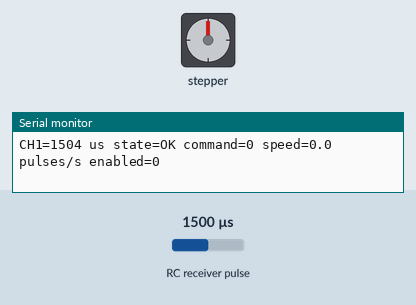
Bench run of a sketch on a simulated Arduino Uno, built with avr-gcc and run on an emulated ATmega328P. Shown: stepper motor, the last lines printed to the serial monitor. Wiring (inferred from the names in the program): RC receiver channel: data pin 2; stepper motor driver (200 steps per turn assumed): step pin 8; direction pin 9; enable pin 10. The test bench sets the inputs (shaded band); at power-on: RC receiver pulse 1500 µs.

Above: at 1.2 s.
1.3 s: RC receiver pulse (sensor on pin 2) set to 1020 µs
At 4.2 s:
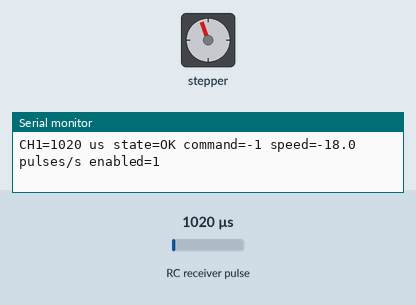
4.3 s: RC receiver pulse (sensor on pin 2) set to 1250 µs
At 5.3 s:
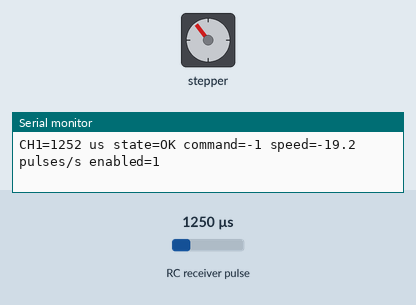
7.3 s: RC receiver pulse (sensor on pin 2) set to 1750 µs
10.3 s: RC receiver pulse (sensor on pin 2) set to 1980 µs
13.3 s: RC receiver pulse (sensor on pin 2) set to 1500 µs
At 14.0 s:
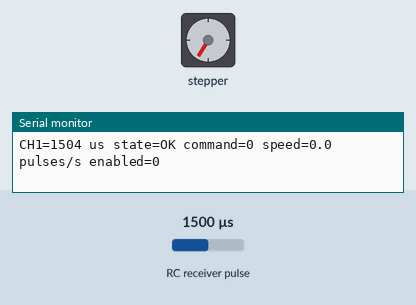
Timing chart, 0 to 15.8 s (numbered marks = the images above; inputs shaded):
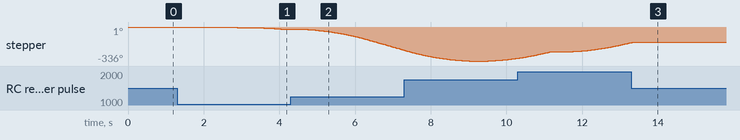

The sketch:

arduino_uno_ch1.ino
```cpp
#include <Arduino.h>
#include <math.h>
#include <util/atomic.h>

// Arduino Uno R3 / ATmega328P, 5 V logic.
// Receiver CH1 -> D2. DM556 PUL+ -> D8, DIR+ -> D9, ENA+ -> D10.
// DM556 PUL-, DIR-, ENA- -> Uno GND. Use only one controller per driver.

constexpr uint8_t RC_PIN = 2;
constexpr uint8_t STEP_PIN = 8;
constexpr uint8_t DIR_PIN = 9;
constexpr uint8_t ENABLE_PIN = 10;

// For the documented common-cathode DM556 connection.
constexpr uint8_t DRIVER_ENABLE_LEVEL = LOW;
constexpr uint8_t DRIVER_DISABLE_LEVEL = HIGH;

constexpr uint32_t RC_MIN_US = 1000;
constexpr uint32_t RC_REVERSE_US = 1400;
constexpr uint32_t RC_FORWARD_US = 1600;
constexpr uint32_t RC_MAX_US = 2000;
constexpr uint32_t RC_TIMEOUT_US = 200000UL;

constexpr float MAX_STEP_SPEED = 60.0f;  // STEP pulses per second
constexpr float STEP_ACCEL = 30.0f;      // STEP pulses per second squared
constexpr uint32_t ENABLE_DELAY_US = 300000UL;
constexpr uint8_t DIR_SETUP_US = 10;
constexpr uint8_t STEP_PULSE_US = 5;

volatile uint32_t rcRiseUs = 0;
volatile uint32_t rcLastPulseUs = 0;
volatile uint32_t rcWidthUs = 0;
volatile bool rcSawRise = false;
volatile bool rcReceived = false;

struct RcSignal {
    uint32_t widthUs;
    uint32_t ageUs;
    bool received;
    bool valid;
};

bool driverEnabled = false;
int commandDirection = 0;
float stepSpeed = 0;
uint32_t enabledAtUs = 0;
uint32_t lastStepUs = 0;

void captureRc() {
    const uint32_t now = micros();
    if (digitalRead(RC_PIN) == HIGH) {
        rcRiseUs = now;
        rcSawRise = true;
    } else if (rcSawRise) {
        // Keep out-of-range widths so they stop motion instead of being clamped.
        rcWidthUs = now - rcRiseUs;
        rcLastPulseUs = now;
        rcReceived = true;
        rcSawRise = false;
    }
}

RcSignal readRc() {
    uint32_t width;
    uint32_t last;
    bool received;
    ATOMIC_BLOCK(ATOMIC_RESTORESTATE) {
        width = rcWidthUs;
        last = rcLastPulseUs;
        received = rcReceived;
    }
    // Read time after the ISR snapshot to avoid a timestamp race.
    const uint32_t age = micros() - last;
    const bool valid = received && age <= RC_TIMEOUT_US
        && width >= RC_MIN_US && width <= RC_MAX_US;
    return {width, age, received, valid};
}

int requestedDirection(const RcSignal &rc) {
    if (!rc.valid || rc.widthUs < RC_MIN_US || rc.widthUs > RC_MAX_US) {
        return 0;
    }
    if (rc.widthUs > RC_FORWARD_US) {
        return 1;
    }
    if (rc.widthUs < RC_REVERSE_US) {
        return -1;
    }
    return 0;
}

float rampTo(float current, float target, float maxChange) {
    const float delta = target - current;
    if (fabsf(delta) <= maxChange) {
        return target;
    }
    return current + (delta > 0 ? maxChange : -maxChange);
}

void stopStepper(uint32_t now) {
    digitalWrite(STEP_PIN, LOW);
    digitalWrite(ENABLE_PIN, DRIVER_DISABLE_LEVEL);
    driverEnabled = false;
    stepSpeed = 0;
    lastStepUs = now;
}

void pulseStepper(int direction) {
    digitalWrite(DIR_PIN, direction > 0 ? HIGH : LOW);
    delayMicroseconds(DIR_SETUP_US);
    digitalWrite(STEP_PIN, HIGH);
    delayMicroseconds(STEP_PULSE_US);
    digitalWrite(STEP_PIN, LOW);
}

void updateStepper(const RcSignal &rc, uint32_t now, float dt) {
    commandDirection = requestedDirection(rc);
    if (commandDirection == 0) {
        stopStepper(now);
        return;
    }

    if (!driverEnabled) {
        digitalWrite(ENABLE_PIN, DRIVER_ENABLE_LEVEL);
        driverEnabled = true;
        enabledAtUs = now;
        lastStepUs = now;
    }
    if ((uint32_t)(now - enabledAtUs) < ENABLE_DELAY_US) {
        return;
    }

    float wanted = commandDirection * MAX_STEP_SPEED;
    if (stepSpeed * wanted < 0) {
        wanted = 0;
    }
    stepSpeed = rampTo(stepSpeed, wanted, STEP_ACCEL * dt);
    if (fabsf(stepSpeed) < 0.5f) {
        lastStepUs = now;
        return;
    }

    const uint32_t interval = (uint32_t)(1000000.0f / fabsf(stepSpeed));
    if ((uint32_t)(now - lastStepUs) >= interval) {
        lastStepUs = now;
        pulseStepper(stepSpeed > 0 ? 1 : -1);
    }
}

void printDiagnostics(const RcSignal &rc) {
    Serial.print(F("CH1="));
    Serial.print(rc.widthUs);
    Serial.print(F(" us state="));
    if (!rc.received) {
        Serial.print(F("NEVER"));
    } else if (rc.ageUs > RC_TIMEOUT_US) {
        Serial.print(F("LOST"));
    } else if (!rc.valid) {
        Serial.print(F("OUT_OF_RANGE"));
    } else {
        Serial.print(F("OK"));
    }
    Serial.print(F(" command="));
    Serial.print(commandDirection);
    Serial.print(F(" speed="));
    Serial.print(stepSpeed, 1);
    Serial.print(F(" pulses/s enabled="));
    Serial.println(driverEnabled ? 1 : 0);
}

void setup() {
    // Preload latches before enabling outputs.
    digitalWrite(ENABLE_PIN, DRIVER_DISABLE_LEVEL);
    pinMode(ENABLE_PIN, OUTPUT);
    digitalWrite(STEP_PIN, LOW);
    pinMode(STEP_PIN, OUTPUT);
    digitalWrite(DIR_PIN, LOW);
    pinMode(DIR_PIN, OUTPUT);
    pinMode(RC_PIN, INPUT);
    attachInterrupt(digitalPinToInterrupt(RC_PIN), captureRc, CHANGE);
    Serial.begin(115200);
    Serial.println(F("UNO CH1 DM556 READY"));
}

void loop() {
    static uint32_t lastLoopUs = micros();
    static uint32_t lastPrintMs = 0;
    const RcSignal rc = readRc();
    const uint32_t now = micros();
    float dt = (uint32_t)(now - lastLoopUs) * 0.000001f;
    dt = constrain(dt, 0.0f, 0.02f);
    lastLoopUs = now;
    updateStepper(rc, now, dt);
    if ((uint32_t)(millis() - lastPrintMs) >= 500UL) {
        lastPrintMs = millis();
        printDiagnostics(rc);
    }
}
```

Measured:
- after the input at 13.3 s, stepper: goes on until 13.3 s, then stays -149°
